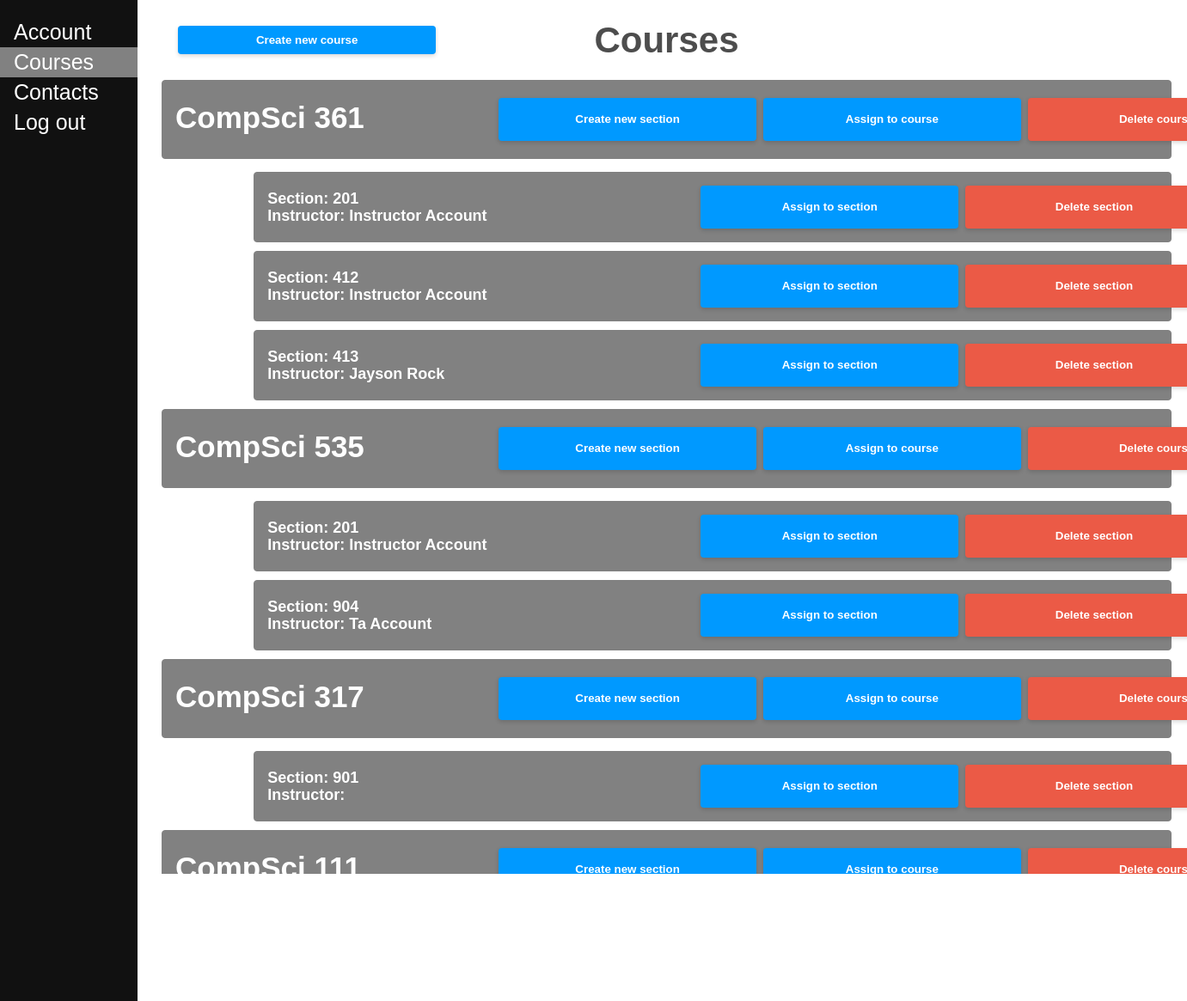
The page /course/ (signed in) on the database as committed earlier.
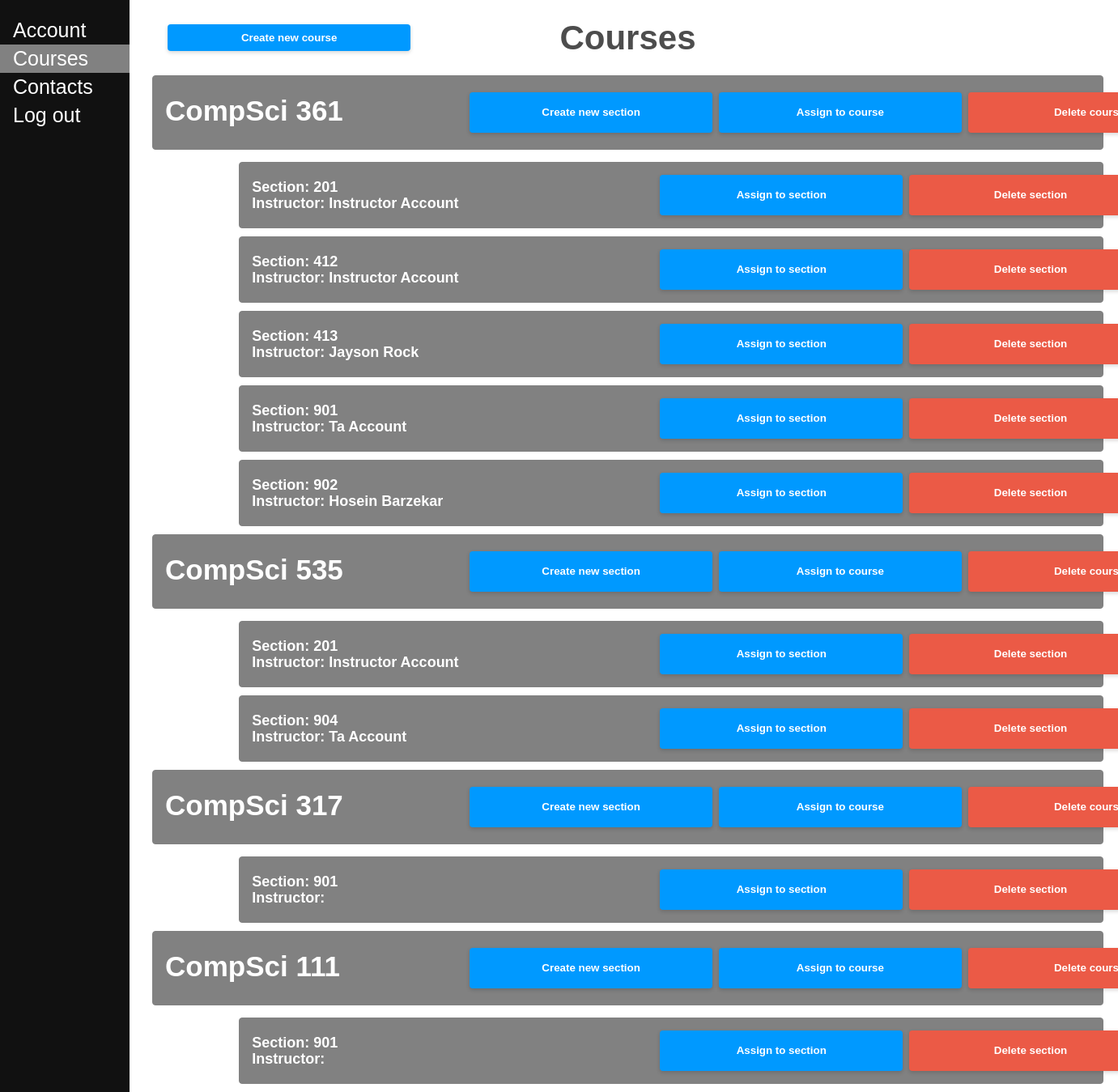
The same page on the database as committed later.
### ourapp/models.py (models this page shows, shortened)
class MyCourse(models.Model):
    name = models.CharField(max_length=100, default=None)
    number = models.IntegerField(default=None)
    people = models.ManyToManyField(MyUser, default=None, blank=True)

class MySection(models.Model):
    course = models.ForeignKey(MyCourse, on_delete=models.CASCADE, default=None)
    number = models.IntegerField(default=None)
    teacher = models.ForeignKey(MyUser, on_delete=models.CASCADE, default=None, null=True, blank=True)

class MyUser(models.Model):
    first_name = models.CharField(max_length=100, default=None)
    last_name = models.CharField(max_length=100, default=None)
    password = models.CharField(max_length=100, default=None)
    address = models.CharField(max_length=100, default=None)
    email = models.EmailField(default=None)
    phone_number = models.CharField(max_length=15, default=None)
    role = models.CharField(max_length=100, default=None, choices=Role.choices)
    skills = models.ManyToManyField(Skill, default=None, blank=True)

### ourapp/views.py (the view, shortened to what this page needs)
# urls.py: path('course/', Course.as_view(), name='course'),
class Course(View):
    def get(self, request):
        ValidSession = validate_session(request)
        if not ValidSession:
            return redirect("/")
        courses = MyCourse.objects.all()
        sections = MySection.objects.all()
        request.session['submitted'] = False
        accounts = MyUser.objects.filter(role__in=['instructor', 'ta'])
        return render(request, "course.html", {"courses": courses, "accounts": accounts, "sections": sections})

### ourapp/helper_methods.py (called while the page is built)
def validate_session(request):
    try:
        key = request.session['name']
    except:
        return False
    return True

### ourapp/templates/course.html (shortened to what this page needs)
<!DOCTYPE html>
<html lang="en">
<head>
    {% load static %}
    <link rel="stylesheet" href="{% static 'styles.css' %}">
</head>
<body>
    <div class="sidenav">
        <a href="/account/">Account</a>
        <a href="/course/" class="current">Courses</a>
        <a href="/contacts/">Contacts</a>
        <a href="/">Log out</a>
    </div>
    <div class="main">
        <section>
            {% if request.session.supervisor %}
                <button class="modButt" id="myBtn">Create new course</button>
            {% endif %}
            <h2>Courses</h2>
            {% for i in courses %}
                <div class="courseBlock">
                    <h1 class="courseName">{{ i.name }} {{ i.number }}</h1>
                    {% if request.session.supervisor %}
                        <div class="assButt">
                            <button class="modButt courseButt secButt">Create new section</button>
                            <button class="modButt courseButt">Assign to course</button>
                            <button class="modButt courseButt delButt">Delete course</button>
                        </div>
                    {% endif %}
                </div>
                {% for j in sections %}
                    {% if j.course == i %}
                        <div class="sectionBlock">
                            <h1 class="sectionName">Section: {{ j.number }}</h1>
                            <h1 class="sectionLead">Instructor: {{ j.teacher.first_name }} {{ j.teacher.last_name }}</h1>
                            {% if request.session.supervisor %}
                                <div class="secButt">
                                    <button class="modButt sectButt">Assign to section</button>
                                    <button class="modButt sectButt delButt">Delete section</button>
                                </div>
                            {% endif %}
                        </div>
                    {% endif %}
                {% endfor %}
            {% endfor %}
        </section>
    </div>
</body>
</html>

Rows that differ between the two databases and show on the page:
added MySection: number "901", teacher.first_name "Ta", teacher.last_name "Account", shows "Assign to section", shown under MyCourse (number 1 of 4 on the later page)
added MySection: number "902", teacher.first_name "Hosein", teacher.last_name "Barzekar", shows "Assign to section", shown under MyCourse (number 1 of 4 on the later page)
computed for MyCourse (number 4 of 4 on the later page): gains MySection (number "901", shows "Assign to section")
